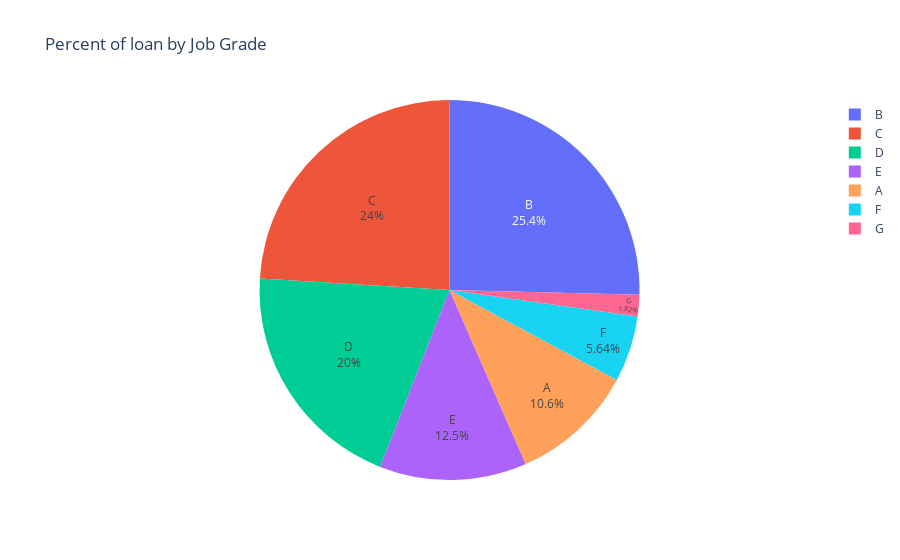

Source (notebook cell):
### Markdown cell above
<strong>Analysis Result</strong> - The above chart shows that the majority of individuals who defaulted on their payments belong to job <strong>grade G</strong>.<br /><br />
<strong>Recommendation:</strong> Granting loans to individuals with a job <strong>grade G</strong> might involve more risks.

=====================================================================================================================

### Code cell
# Plot to show the frequency of Job Grade only for 'Charged-Off' data
fig = px.pie(charged_off_data,names='grade', title='Percent of loan by Job Grade',hole=0)
fig.update_traces(textposition='inside', textinfo='percent+label')
fig.show()

### Figure 1 — Plotly figure (JSON) as saved in the notebook; plotly's stock layout.template omitted (floating-point values rounded to 4 significant figures; data arrays with more than 128 entries replaced by an {"elided": "..."} marker saying what was removed)
{"data": [{"domain": {"x": [0, 1], "y": [0, 1]}, "hole": 0, "hovertemplate": "grade=%{label}<extra></extra>", "labels": {"elided": "4824 str values"}, "legendgroup": "", "name": "", "showlegend": true, "textinfo": "percent+label", "textposition": "inside", "type": "pie"}], "layout": {"legend": {"tracegroupgap": 0}, "title": {"text": "Percent of loan by Job Grade"}}}
